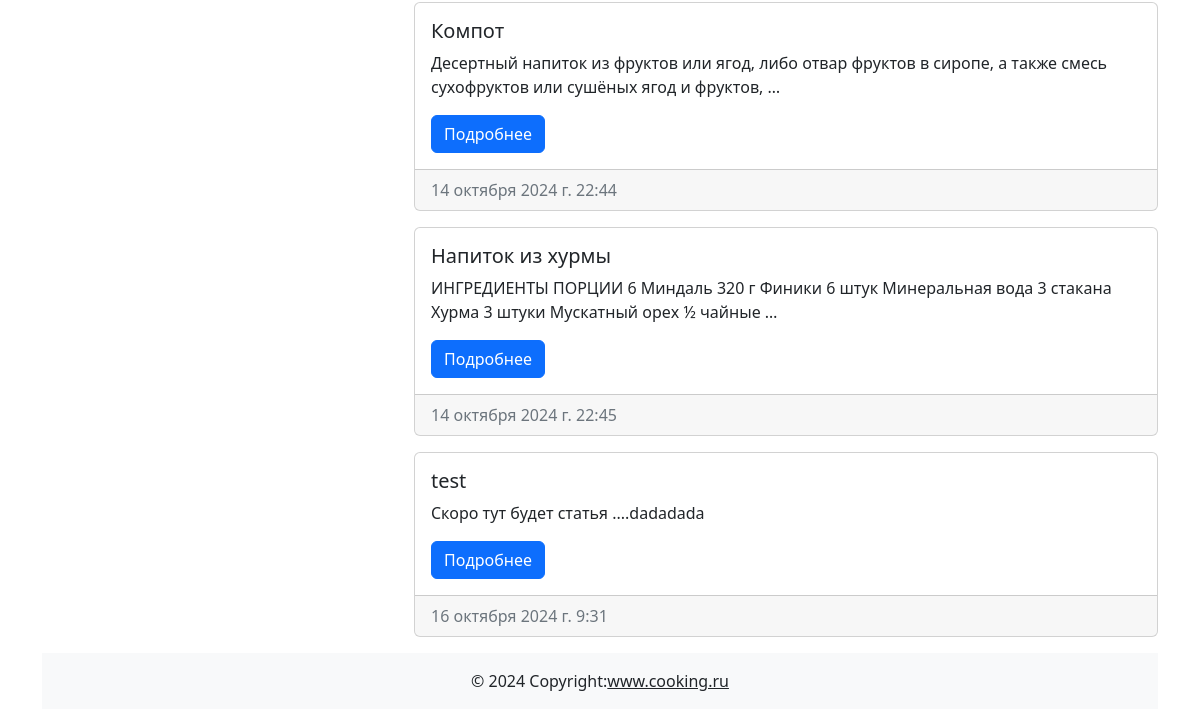
The app's page / (lower part), older data.
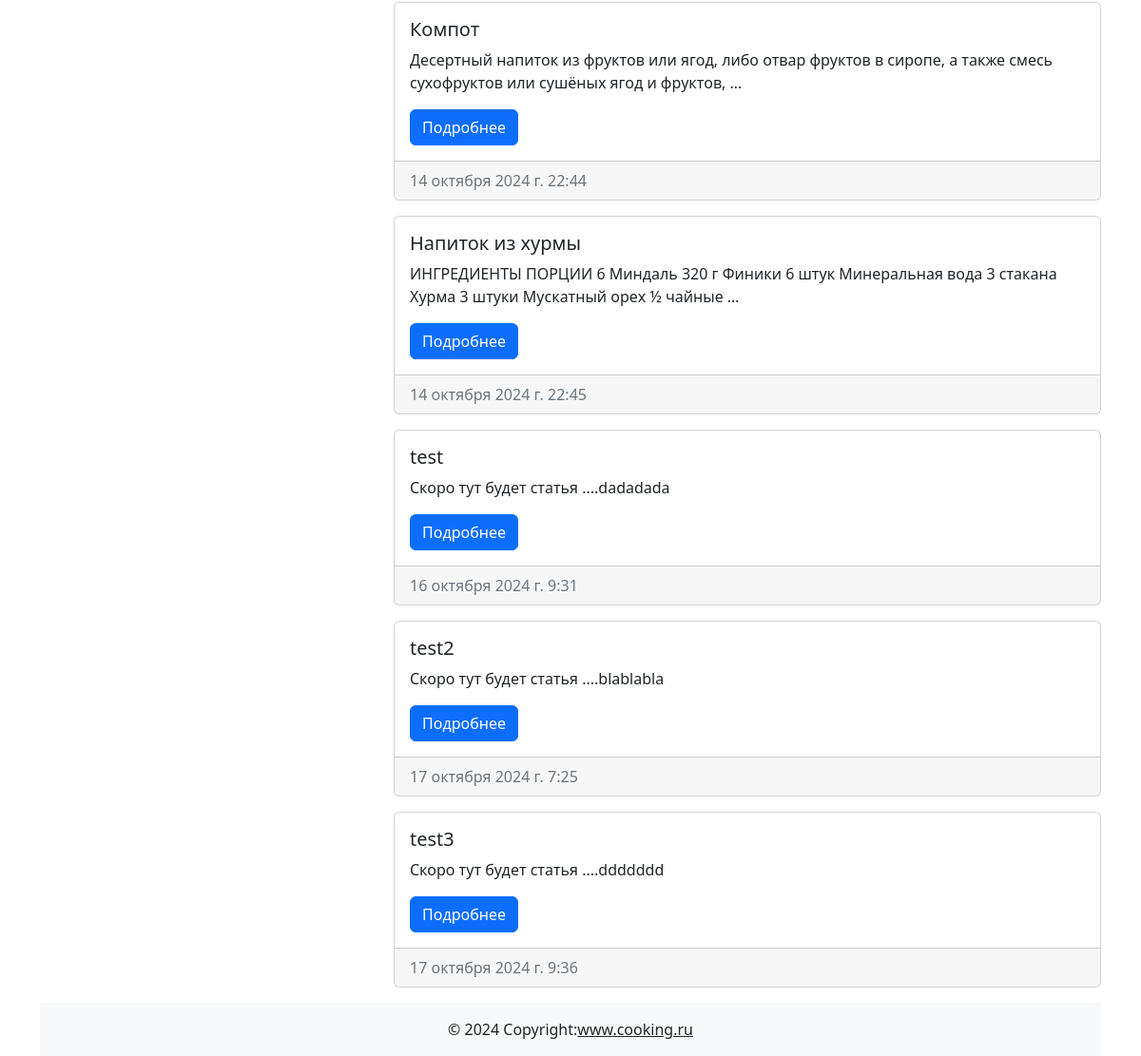
The same page, newer data.
### cooking/models.py (models this page shows, shortened)
class Post(models.Model):
    title = models.CharField(max_length=255, verbose_name='Заголовок статьи')
    content = models.TextField(default='Скоро тут будет статья ....', verbose_name='Текст статьи')
    created_at = models.DateTimeField(auto_now_add=True, verbose_name='Дата создания')
    updated_at = models.DateTimeField(auto_now=True, verbose_name='Дата обновления')
    photo = models.ImageField(upload_to='photos/', blank=True, null=True, verbose_name='Изображение')
    watched = models.IntegerField(default=0, verbose_name='Просмотры')
    is_published = models.BooleanField(default=True, verbose_name='Публикация')
    category = models.ForeignKey(Category, on_delete=models.CASCADE, verbose_name='Категория')
    def get_absolute_url(self):
        return reverse('post_detail', kwargs={'pk': self.pk})
    class Meta:
        verbose_name = 'Пост'
        verbose_name_plural = 'Посты'

### cooking/views.py (the view)
# urls.py: path('', Index.as_view(), name='index'),
class Index(ListView):
    model = Post
    context_object_name = 'posts'
    template_name = 'cooking/index.html'
    extra_context = {'title': 'Главная страница'}

### cooking/templatetags/blog_tags.py (called while the page is built)
@register.simple_tag
def get_all_categories():
    return Category.objects.all()

### cooking/templates/Cooking/index.html (shortened to what this page needs)
{% extends "base.html" %}
{% load blog_tags %}
{% block main %}
   <div class="d-flex justify-content-between">
    <div class="col-3">
        {% get_all_categories as categories %}
    </div>
    <div class="col-8">
        {% for post in posts %}
        {% include 'cooking/components/_post_list.html' %}
        {% endfor %}
    </div>
   </div>
{% endblock main %}

### cooking/templates/Cooking/components/_post_list.html
<div class="card mb-3">
    <div class="card-body">
        <h5 class="card-title">{{ post.title }}</h5>
        <p class="card-text">{{ post.content|truncatewords:20 }}</p>
        <a href="{{ post.get_absolute_url }}" class="btn btn-primary">Подробнее</a>
    </div>
    <div class="card-footer text-muted">
        {{ post.created_at }}
    </div>
</div>

Row changes from the older to the newer data that the page shows:
added Post: title "test2", content "Скоро тут будет статья ....blablabla", created_at "17 октября 2024 г. 7:25"
added Post: title "test3", content "Скоро тут будет статья ....ddddddd", created_at "17 октября 2024 г. 9:36"
